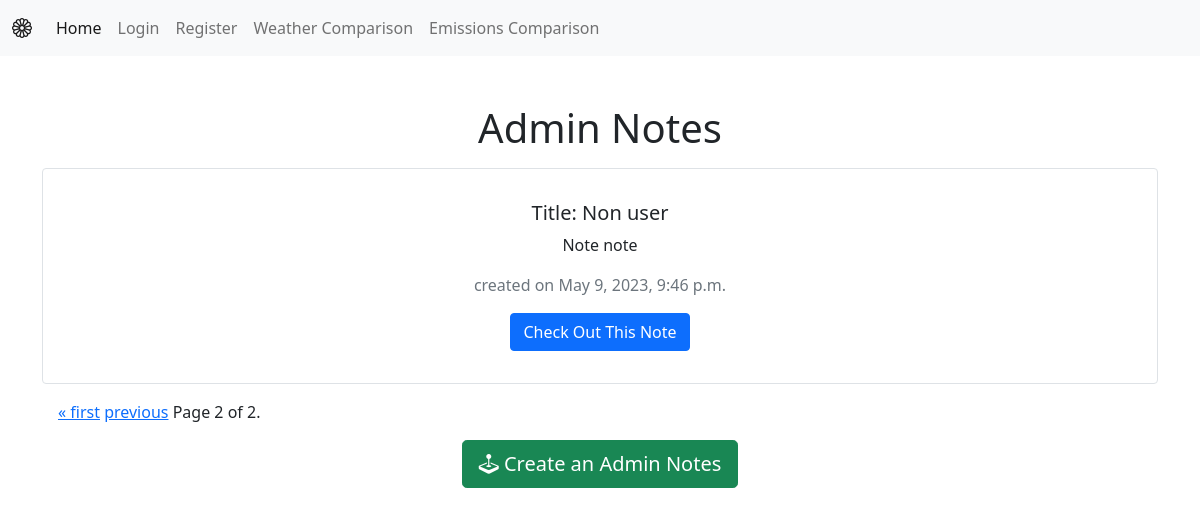
The page /internal/notes/?page=2 on the database as committed earlier.
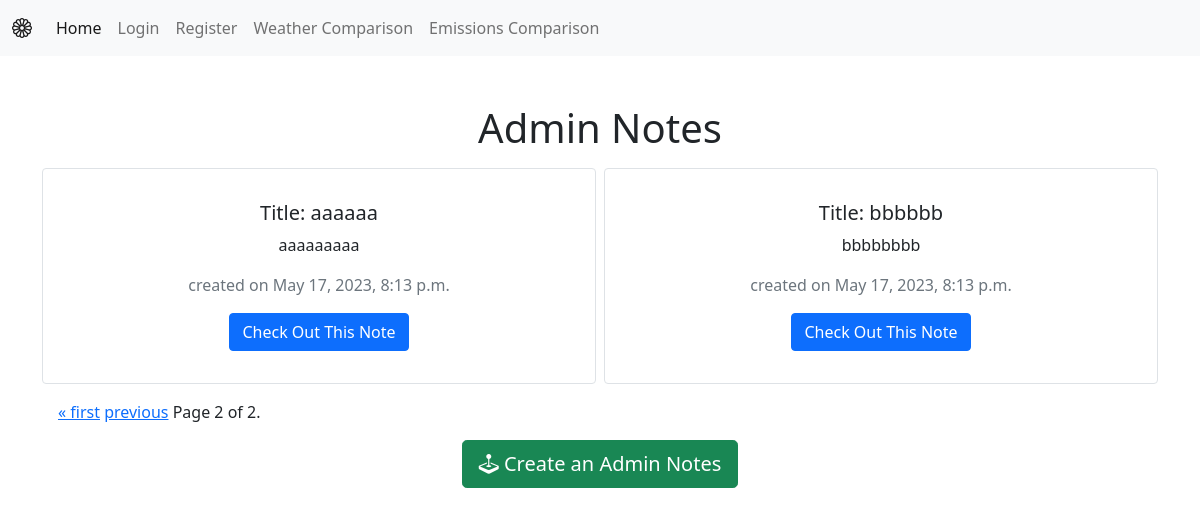
The same page on the database as committed later.
### notes/models.py (models this page shows)
class Notes(models.Model):
    title = models.CharField(max_length=200)
    content = models.TextField()
    created_at = models.DateTimeField(auto_now_add=True) # auto_now_add=True -> auto set date and time when note is created

### notes/views.py (the view)
# urls.py: path("notes/", views.notes_list, name="notes_list"), # name can be used to refer to this url in templates via <a href="{% url 'notes_list' %}">Notes</a>
def notes_list(request):
    all_notes = Notes.objects.all() # get all notes from db
    paginator = Paginator(all_notes, 6) # split notes into pages of 4
    page_number = request.GET.get("page")
    page_obj = paginator.get_page(page_number)
    return render(request, 'notes/notes_list.html', {"page_obj": page_obj}) # return request, template, context

### notes/templates/notes/notes_list.html (shortened to what this page needs)
{% extends "base.html" %}
{% block content %}
<h1 class="m-3"> Admin Notes</h1>
<div class="card-group row row-cols3 g-2">
{% for note in page_obj %}
    <div class="col">
        <div class="p-3 border card">
            <div class="card-body">
                <h5 class="card-title">Title: {{ note.title|truncatechars:14 }}</h5>
                <p class="card-text">{{ note.content|truncatechars:10 }}</p>
                <p class="text-muted">created on {{ note.created_at }} </p>
                <a href="{% url 'notes_list' %}{{note.id}}" type="button" class="btn btn-primary">Check Out This Note</a>
            </div>
        </div>
    </div>
{% endfor %}
</div>
<div class="pagination m-3">
    <span class="step-links">
        {% if page_obj.has_previous %}
            <a href="?page=1">&laquo; first</a>
            <a href="?page={{ page_obj.previous_page_number }}">previous</a>
        {% endif %}
        <span class="current">
            Page {{ page_obj.number }} of {{ page_obj.paginator.num_pages }}.
        </span>
    </span>
</div>
<a href="{% url 'notes_create' %}" type="button" class="btn btn-success btn-lg"><i class="bi bi-joystick"></i> Create an Admin Notes</a>
{% endblock %}

### static/templates/base.html (shortened to what this page needs)
{% load static %}
<!DOCTYPE html>
<html lang="en">
<head>
    <link href="https://cdn.jsdelivr.net/npm/bootstrap@5.0.2/dist/css/bootstrap.min.css" rel="stylesheet">
    <link rel="stylesheet" href="https://cdn.jsdelivr.net/npm/bootstrap-icons@1.5.0/font/bootstrap-icons.css">
</head>
<body>
    <nav class="navbar navbar-expand-lg navbar-light bg-light">
    <div class="container-fluid">
        <a class="navbar-brand" href="{% url 'home_page'%}"><i class="bi bi-flower1"></i></a>
        <div class="collapse navbar-collapse" id="navbarNav">
        <ul class="navbar-nav">
            <li class="nav-item">
            <a class="nav-link active" aria-current="page" href="{% url 'home_page'%}">Home</a>
            </li>
            {% if user.is_authenticated %}
            <li class="nav-item">
            <a class="nav-link" href="{% url 'logout'%}">Logout</a>
            </li>
            {% else %}
            <li class="nav-item">
            <a class="nav-link" href="{% url 'login'%}">Login</a>
            </li>
            <li class="nav-item">
            <a class="nav-link" href="{% url 'register'%}">Register</a>
            </li>
            {% endif %}
            <li class="nav-item">
            <a class="nav-link" href="{% url 'weather' %}">Weather Comparison</a>
            </li>
            <li class="nav-item">
            <a class="nav-link" href="{% url 'emissions' %}">Emissions Comparison</a>
            </li>
        </ul>
        </div>
    </div>
    </nav>
    <div class="my-5 text-center container">
    {% block content %}
    {% endblock %}
    </div>
</body>
</html>

Rows that differ between the two databases and show on the page:
removed Notes: title "Non user", content "Note note", created_at "May 9, 2023, 9:46 p.m."
added Notes: title "aaaaaa", content "aaaaaaaaa", created_at "May 17, 2023, 8:13 p.m."
added Notes: title "bbbbbb", content "bbbbbbbb", created_at "May 17, 2023, 8:13 p.m."
